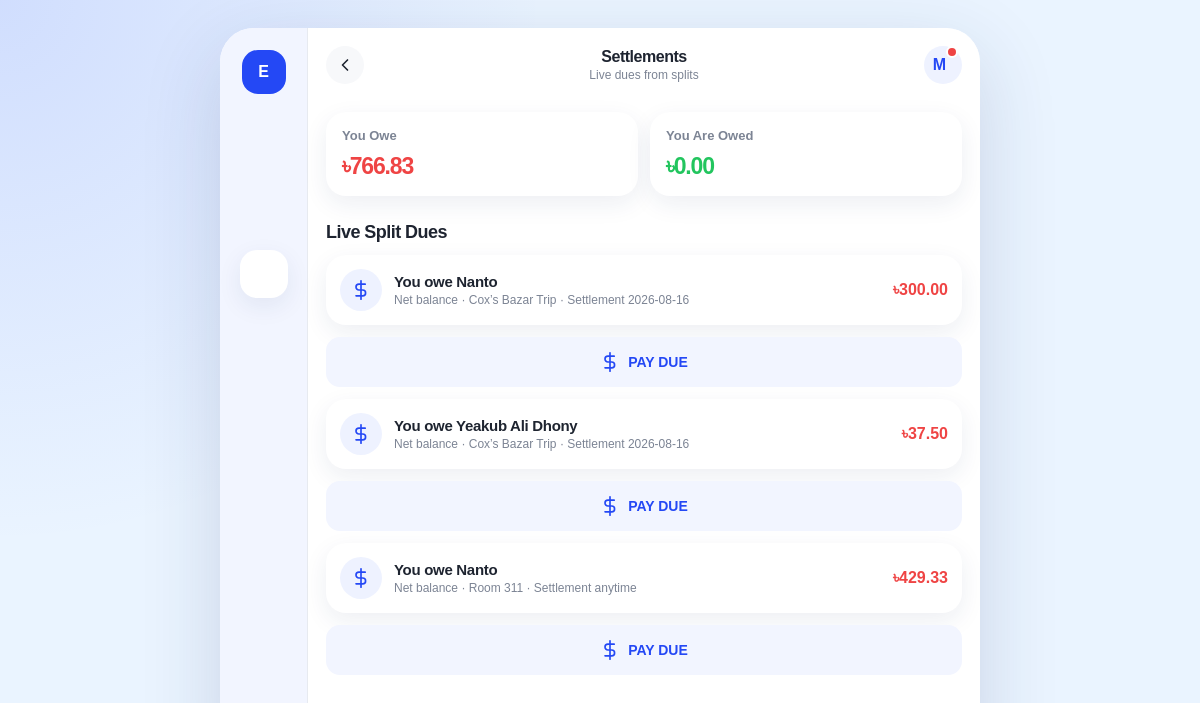
The page /settlements/index.php (signed in) on the database its author committed.
### tables this page shows
CREATE TABLE `groups` (
  `group_id` int(11) NOT NULL,
  `group_name` varchar(100) NOT NULL,
  `description` varchar(255) DEFAULT NULL,
  `created_at` timestamp NOT NULL DEFAULT current_timestamp(),
  `settlement_deadline` date DEFAULT NULL
);

### settlements/index.php (the view, shortened to what this page needs)
<?php
require_once "../config/database.php";
$user_id = (int) $_SESSION["user_id"];
function money($value) { return "৳" . number_format((float) $value, 2); }
function add_due(&$dues, $group_id, $counterparty_id, $amount) {
    $group_id = (int) $group_id;
    $counterparty_id = (int) $counterparty_id;
    $amount = (float) $amount;
    if (!isset($dues[$group_id])) {
        $dues[$group_id] = [];
    }
    $dues[$group_id][$counterparty_id] = ($dues[$group_id][$counterparty_id] ?? 0) + $amount;
}
function get_net_dues($conn, $user_id) {
    $dues = [];
    $stmt = $conn->prepare("SELECT e.group_id, e.user_id AS paid_by, ep.user_id AS participant_id, ep.share_amount FROM expenses e INNER JOIN expenses_participants ep ON e.expense_id = ep.expense_id WHERE ep.is_settled = 0 AND ep.user_id <> e.user_id AND (ep.user_id = ? OR e.user_id = ?)");
    $stmt->bind_param("ii", $user_id, $user_id);
    $stmt->execute();
    $rows = $stmt->get_result();
    while ($row = $rows->fetch_assoc()) {
        if ((int) $row["participant_id"] === $user_id) {
            add_due($dues, $row["group_id"], $row["paid_by"], $row["share_amount"]);
        } else {
            add_due($dues, $row["group_id"], $row["participant_id"], 0 - (float) $row["share_amount"]);
        }
    }
    $stmt = $conn->prepare("SELECT s.group_id, s.user_id AS paid_by, sp.user_id AS participant_id, sp.share_amount FROM subscriptions s INNER JOIN subscription_participants sp ON s.subscription_id = sp.subscription_id WHERE sp.is_settled = 0 AND s.user_id IS NOT NULL AND sp.user_id <> s.user_id AND (sp.user_id = ? OR s.user_id = ?)");
    $stmt->bind_param("ii", $user_id, $user_id);
    $stmt->execute();
    $rows = $stmt->get_result();
    $stmt = $conn->prepare("SELECT group_id, paid_by, paid_to, amount FROM settlements WHERE status <> 'paid' AND (paid_by = ? OR paid_to = ?)");
    $stmt->bind_param("ii", $user_id, $user_id);
    $stmt->execute();
    $rows = $stmt->get_result();
    return $dues;
}
$you_owe = 0;
$you_are_owed = 0;
$net_dues = [];
$all_dues = get_net_dues($conn, $user_id);
foreach ($all_dues as $group_id => $group_dues) {
    $stmt = $conn->prepare("SELECT group_name, settlement_deadline FROM groups WHERE group_id = ? LIMIT 1");
    $stmt->bind_param("i", $group_id);
    $stmt->execute();
    $group = $stmt->get_result()->fetch_assoc();
    foreach ($group_dues as $counterparty_id => $net_amount) {
        $stmt = $conn->prepare("SELECT name FROM users WHERE user_id = ? LIMIT 1");
        $stmt->bind_param("i", $counterparty_id);
        $stmt->execute();
        $counterparty = $stmt->get_result()->fetch_assoc();
        if ($net_amount > 0) { $you_owe += $net_amount; }
        else { $you_are_owed += abs($net_amount); }
        $net_dues[] = [
            "group_id" => $group_id,
            "group_name" => $group["group_name"] ?? "Group",
            "settlement_deadline" => $group["settlement_deadline"] ?? null,
            "counterparty_id" => $counterparty_id,
            "counterparty_name" => $counterparty["name"] ?? "Unknown member",
            "net_amount" => $net_amount
        ];
    }
}
include "../includes/header.php";
?>
<section class="mini-grid" style="margin-top:0;">
    <article class="mini-card"><p class="section-kicker">You Owe</p><div class="amount negative"><?= money($you_owe) ?></div></article>
    <article class="mini-card"><p class="section-kicker">You Are Owed</p><div class="amount positive"><?= money($you_are_owed) ?></div></article>
</section>
<div class="section-header"><h2>Live Split Dues</h2></div>
<div class="card-list">
    <?php if (count($net_dues) > 0): ?>
        <?php foreach ($net_dues as $due): ?>
            <?php $net_amount = (float) $due["net_amount"]; $is_owe = $net_amount > 0; $deadline = $due["settlement_deadline"] ?? null; $can_pay = $deadline === null || $deadline === "" || $deadline <= date("Y-m-d"); ?>
            <article class="transaction-row">
                <span class="icon-circle"><svg class="inline-icon" viewBox="0 0 24 24"><path d="M12 1v22"/><path d="M17 5H9.5a3.5 3.5 0 0 0 0 7H14a3.5 3.5 0 0 1 0 7H6"/></svg></span>
                <span class="transaction-body"><h3><?= $is_owe ? "You owe " . htmlspecialchars($due["counterparty_name"]) : htmlspecialchars($due["counterparty_name"]) . " owes you" ?></h3><span class="transaction-meta">Net balance · <?= htmlspecialchars($due["group_name"]) ?> · Settlement <?= htmlspecialchars($deadline ?: "anytime") ?></span></span>
                <span class="transaction-amount <?= $is_owe ? 'negative' : 'positive' ?>"><?= money(abs($net_amount)) ?></span>
            </article>
            <?php if ($is_owe): ?>
                <?php if ($can_pay): ?>
                    <form method="POST"><button class="secondary-button full-width" type="submit"><svg class="inline-icon" viewBox="0 0 24 24"><path d="M12 1v22"/><path d="M17 5H9.5a3.5 3.5 0 0 0 0 7H14a3.5 3.5 0 0 1 0 7H6"/></svg> PAY DUE</button></form>
                <?php else: ?>
                    <button class="secondary-button full-width" type="button" disabled>PAY DUE AFTER <?= htmlspecialchars($deadline) ?></button>
                <?php endif; ?>
            <?php endif; ?>
        <?php endforeach; ?>
    <?php else: ?>
        <div class="empty-state"><h3>No live dues</h3><p>Unsettled expense and subscription shares will appear here.</p></div>
    <?php endif; ?>
</div>
<?php include "../includes/footer.php"; ?>

### css/style.css (style rules this page uses)
:root { --primary: #2448f5; --primary-dark: #1939d6; --primary-light: #eef2ff; --background: #ffffff; --surface: #f7f8fa; --surface-blue: #f2f5ff; --text-primary: #1e2430; --text-secondary: #7c8494; --text-muted: #a7aebb; --border: #e7eaf0; --success: #22c55e; --warning: #f59e0b; --danger: #ef4444; --shadow: 0 8px 25px rgba(30, 50, 100, 0.08); --shadow-strong: 0 18px 45px rgba(36, 72, 245, 0.18); --radius-sm: 8px; --radius-md: 14px; --radius-lg: 20px; --radius-xl: 28px; --app-width: 460px; }
* { box-sizing: border-box; margin: 0; padding: 0; }
html { scroll-behavior: smooth; }
body { min-height: 100vh; background: radial-gradient(circle at top left, rgba(36, 72, 245, 0.13), transparent 34rem), #eaf4ff; color: var(--text-primary); font-family: "Trebuchet MS", Arial, Helvetica, sans-serif; }
button, input, select, textarea { font: inherit; }
button { cursor: pointer; }
.icon-button, .avatar, .icon-circle { display: inline-flex; align-items: center; justify-content: center; flex: 0 0 auto; border-radius: 50%; }
.nav-link svg, .sheet-action svg, .inline-icon { width: 20px; height: 20px; stroke: currentColor; stroke-width: 2; fill: none; stroke-linecap: round; stroke-linejoin: round; }
.page-kicker, .section-kicker { color: var(--text-secondary); font-size: 13px; font-weight: 700; }
.section-header { display: flex; align-items: center; justify-content: space-between; gap: 12px; margin: 26px 0 12px; }
.section-header h2 { font-size: 18px; letter-spacing: -0.03em; }
.card, .summary-card, .mini-card, .form-card, .transaction-row, .group-card, .user-row, .notification-card, .payment-card { border-radius: var(--radius-lg); background: white; box-shadow: var(--shadow); }
.amount { font-variant-numeric: tabular-nums; font-weight: 900; letter-spacing: -0.05em; }
.mini-grid { display: grid; grid-template-columns: 1fr 1fr; gap: 12px; margin-top: 14px; }
.mini-card { padding: 16px; }
.mini-card .amount { margin-top: 10px; font-size: 23px; }
.positive { color: var(--success); }
.negative { color: var(--danger); }
.card-list { display: grid; gap: 12px; }
.group-card h3, .transaction-row h3, .user-row h3, .payment-card h3, .notification-card h3 { font-size: 15px; letter-spacing: -0.02em; }
.group-meta, .row-meta, .transaction-meta { margin-top: 4px; color: var(--text-secondary); font-size: 12px; }
.transaction-row, .user-row { display: flex; align-items: center; gap: 12px; padding: 14px; }
.transaction-body, .user-body { min-width: 0; flex: 1; }
.transaction-amount, .row-value { flex: 0 0 auto; text-align: right; font-weight: 900; font-variant-numeric: tabular-nums; }
.icon-circle { width: 42px; height: 42px; background: var(--primary-light); color: var(--primary); }
.btn, .primary-button, .secondary-button, .danger-button { display: inline-flex; min-height: 50px; align-items: center; justify-content: center; gap: 8px; padding: 0 18px; border: 0; border-radius: var(--radius-md); font-size: 14px; font-weight: 900; transition: transform 180ms ease, box-shadow 180ms ease, background 180ms ease; }
.secondary-button, .btn { background: var(--surface-blue); color: var(--primary); }
.full-width { width: 100%; }
@media (min-width: 900px) { body { padding: 28px 0; } }

### rows shown on the page
groups: counterparty_name "Nanto", group_name "Cox’s Bazar Trip", settlement_deadline "2026-08-16", net_amount "৳300.00", counterparty_name "Yeakub Ali Dhony", net_amount "৳37.50"

### other values the page prints
$pageTitle "Settlements"
$pageSubtitle "Live dues from splits"
$userInitial "M"
money($you_owe) "৳766.83"
money($you_are_owed) "৳0.00"
$due["counterparty_name"] "Nanto"
$due["group_name"] "Room 311"
$deadline ?: "anytime" "anytime"
money(abs($net_amount)) "৳429.33"
